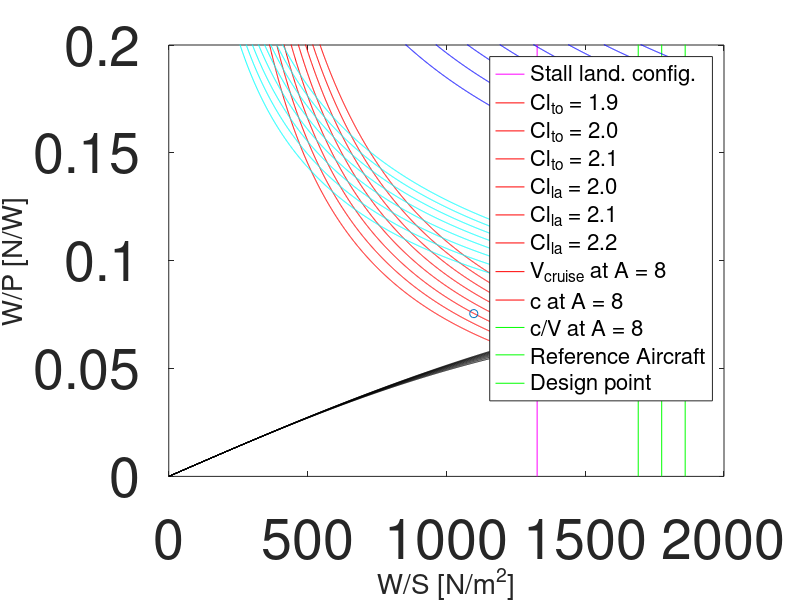

This chart was generated by the following MATLAB code:
clear al; clc;
% The goal is to pick a point at the top right corner. This will give
% information on what S, A, Cl and W/P you need.

%%%%%%%%%%%%%%%%% General INPUT
h = 2300; % cruising altitude % <-------INPUT

A = [6.,6.5 ,7., 7.5, 8., 8.5, 9., 9.5]; % copied from slides 67 <-------INPUT
         

% drag coefficients and oswald factors 
cd0_clean = 0.0280;  % slide 15  <-------INPUT
e_clean = 0.78; % slide 15  <-------INPUT

de_to_gear = 0.05;
dcd_to_gear = 0.01;
cd0_to_lg_down = cd0_clean + dcd_to_gear;    % <-------INPUT
e_to_lg_down = e_clean + de_to_gear;    % <-------INPUT
 
de_la_gear = 0.1;
dcd_la_gear = 0.045;
cd0_la_lg_down = cd0_clean + dcd_la_gear;    % <-------INPUT
e_la_lg_down = e_clean + de_la_gear;    % <-------INPUT


c = 5.0; % climb rate: either slides or use reference aircraft
         % or you make choice wether climbing fast is your priority
         % <-------INPUT

rho_0 = 1.225;

%% sizing for stall

Cl_max_la_lg_down = 2.2;   % assumption <-------INPUT

V_stall = 31.38 % m/s assumed from slide 18  % <-------INPUT     
WS_stall = 0.5*rho_0*V_stall*V_stall*Cl_max_la_lg_down ;  

                                                
plot([WS_stall, WS_stall], [0, 2], "magenta")
hold on
% Higher Cl_max for landing shifts the magenta line to the right


%% Sizing for Take-Off
cl_to = [1.4, 1.5, 1.6, 1.7, 1.8,1.9, 2.0, 2.1]/1.21; % <-------INPUT cl for takeoff choices

s_to = 762; % m from project guide requirements

% How to find the TOP:
% read off your value for 2500 ft S_to and then multiply it by 0.2512!
top = 250*0.2512 ;% checked with formula on slide 41

sigma = 1; % rho/rho0 slide 27 . Assume from Sizing mission - sea level
WS_x = [1:1:1800];


for i = cl_to
    PW_TO = top./WS_x*i*sigma;  % slide 36
    ylim([0, 1.5])
    plot(PW_TO, "red")
end
% The lowest Cl_to value represents the lowest line on the graph!

%% Sizing for landing
s_land = 762;   % from project requirements
V_land = 31.38; % This is in accordance to the regulation from CFR 23,


% f = Wl/Wto based on each group weight estimation
f_group1 = 0.8704 % <-------INPUT
f_group2 = 0.87   % <-------INPUT
f_group3 = 0.93322    % <-------INPUT
Cl_land_group3 = [2.0, 2.1, 2.2]   % <-------INPUT copied from slide 11 - single piston
Cl_land_group2 = [1.6, 1.8, 2.0, 2.2]   % <-------INPUT copied from slide 11 - single piston
Cl_land_group1 = [1.6,1.7,1.8 1.9,2.0,2.1 2.2,2.3,2.4 2.5]   % <-------INPUT copied from slide 11 - twin engine


for i = Cl_land_group3 % CHANGE CL_LAND_GROUP# ACCORDING TO YOUR GROUP
    WS_land = i*rho_0*s_land/(0.5915)/(2*f_group3);   % CHANGE f_group# to your group
    plot([WS_land, WS_land], [0, 2], "green")
end
% the lowest cl_land is the lowest green vertical line

%% Cruise Speed Sizing
lambda = 0.0065; 
T_0 = 288.15; 
g = 9.81;
R = 287.1;
P0=101.325*10.^3;
T = T_0 - lambda * h;
P = P0 * (T / T_0)^(g / (lambda * R));
rho_isa = P / (R * T)

power_setting = 0.9; % assumed slide 66. % <-------INPUT
per_mtow = 1; % as asked in sizing mission


V_cruise = 92.6; % m/s from requirements project guide
eta_p = 0.8; % Assumption from slides

for i = A
    WPto = power_setting./per_mtow.*eta_p.*(rho_isa./rho_0).^(3/4)*...
        ((cd0_clean.*0.5.*rho_isa.*V_cruise.^(3)./(per_mtow.*WS_x) + ...
        per_mtow.*WS_x./(pi.*i.*e_clean.*0.5.*rho_isa.*V_cruise)).^(-1));
    ylim([0, 0.9])
    plot(WPto, "black")
end
% The lowest A represents the lowest black line in the graph

%% Sizing for climb rate performance %%%% XXX

for i = A
    
    WP_climb = eta_p./(sqrt(WS_x).*sqrt(2./rho_isa)./...
        (1.345.*(i.*e_clean).^(0.75)./(cd0_clean.^(1./4))));
    plot(WP_climb, "blue")
end
% The lower the A the lower is the blue line in the grph

%% Sizing for climb gradient


% https://www.law.cornell.edu/cfr/text/14/23.2120 website for climb grad
% 8.3% is also given in slide 93
grad = 0.083; 


for i = A
    cd = 4*cd0_clean;   % slide 77
    cl_grad = sqrt(3*cd0_clean*pi*i*e_clean);   % slide 77

    WP_grad = eta_p./(sqrt(WS_x).*(grad+cd./cl_grad).*sqrt(2./(rho_isa.*cl_grad)));
    plot(WP_grad, "cyan")
end
% The lower the A the lower is the cyan line for gradient

%% Reference AC

scatter([9.81*112, 9.81*125], [9.81/130, 9.81/150]);

% design_point = 1190, 0.052119

scatter(1190, 0.052119)



%% Legend code, if you change your Cls, Cds or A just change the values here as well
set(gca, "FontSize", 40)
ylim([0, 0.2])
xlabel("W/S [N/m^2]",'FontSize', 20)
ylabel("W/P [N/W]",'FontSize', 20)
legend({'Stall land. config.'...
    ,'Cl_{to} = 1.9','Cl_{to} = 2.0', 'Cl_{to} = 2.1'...
    ,'Cl_{la} = 2.0','Cl_{la} = 2.1','Cl_{la} = 2.2'...
    ,'V_{cruise} at A = 8'...
    ,'c at A = 8'...
    ,'c/V at A = 8'...
    ,'Reference Aircraft', 'Design point'},'Location','northeast', 'FontSize', 16)
